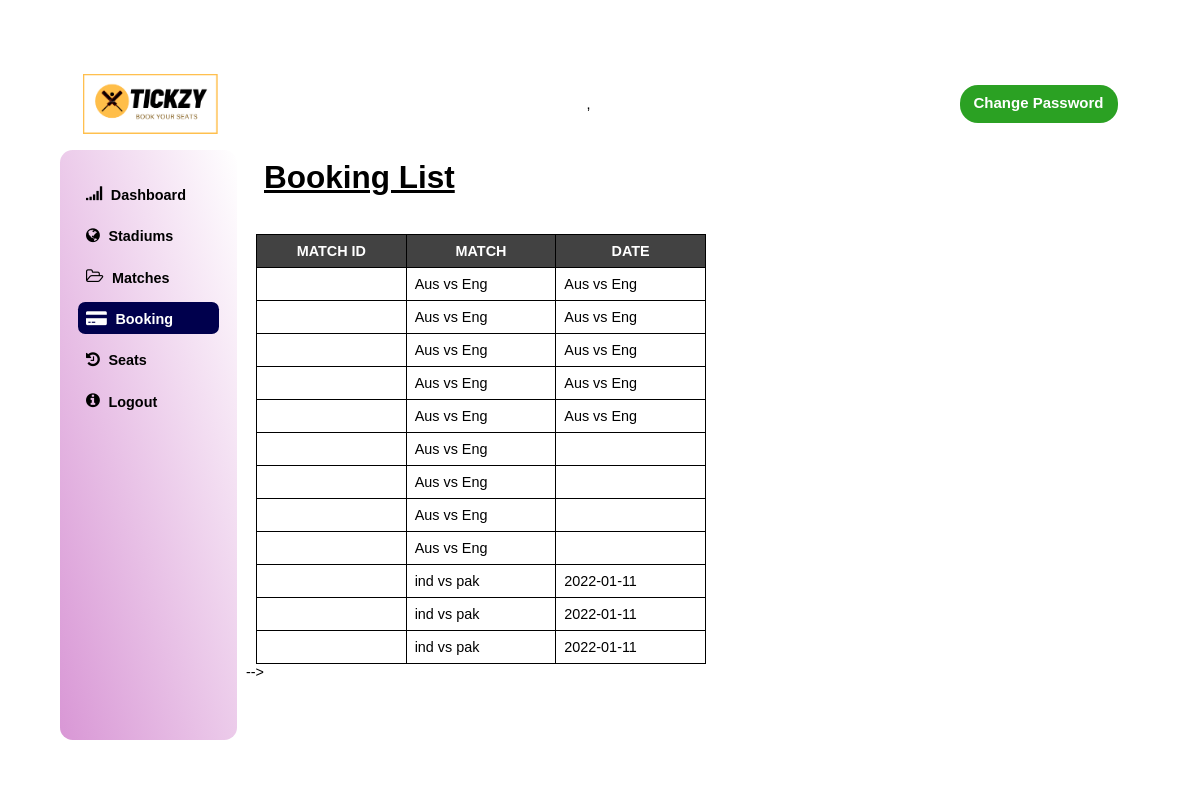
Page /admin/booking.php on the committed database.
### tables this page shows
CREATE TABLE `book` (
  `booking_id` int(100) NOT NULL,
  `match1` varchar(100) NOT NULL,
  `date` varchar(100) NOT NULL,
  `accomodation` varchar(100) NOT NULL
);

### admin/booking.php (the view, shortened to what this page needs)
<!DOCTYPE html>
<html lang="en">
<head>
    <link rel="stylesheet" type="text/css"
    href="https://stackpath.bootstrapcdn.com/font-awesome/4.7.0/css/font-awesome.min.css">
    <link rel="stylesheet" href="dashboard.css">
</head>
<body>
    <div class="container">
        <div class="navbar">
            <div class="logo d">
                <img src="../images/Tickzy cropped.png" width="36px" alt="Tickzy">
            </div>
           ,
            <div class="navitem d">
                <div class="account">
                    <a class='btn3' href='changepswd.php'>Change Password</a>
                </div>
            </div>
        </div>
        <div class="sidebar bg">
            <ul>
                <div class="toggle">
                <li >
                    <i class="fa fa-signal"></i>
                    <a href="dashboard.html">Dashboard</a>
                </li>
                <li>
                    <i class="fa fa-globe"></i>
                    <a href="stadium.html">Stadiums</a>
                </li>
                <li>
                    <i class="fa fa-folder-open-o"></i>
                    <a href="matches.php">Matches</a>
                </li>
                <li  Class="dashboard">
                    <i class="fa fa-credit-card-alt"></i>
                    <a href="#">Booking</a>
                </li>
                <li>
                    <i class="fa fa-history"></i>
                    <a href="seats.php">Seats</a>
                </li>
                <li>
                    <i class="fa fa-info-circle"></i>
                    <a href="logout.html">Logout</a>
                </li>
            </div>
            </ul>
        </div>
        <div class="header">
            <div class="tittle">
                <h1>Booking List</h1>
            </div>
        </div>
        <div>
            <table class="">
                <thead>
                <tr>
                    <th>MATCH ID</th>
                    <th>MATCH</th>
                    <th>DATE</th>
                </tr>
                </thead>
            <?php
                include ("../Database file/dbconnect.php");
                $sql = "SELECT * FROM `book`";
                $result = mysqli_query($conn, $sql);
                $num = mysqli_num_rows($result);
                if($num> 0){
                    while($row = mysqli_fetch_assoc($result)){
                        echo "
                        <tr>
                            <td>".$row['match_id']."</td>
                            <td>".$row['match1']."</td>
                            <td>".$row['date']."</td>
                        </tr>
                        ";
                    }
                }
            ?>
            </table>
            -->
        </div>
    </div>
</body>
</html>

### admin/dashboard.css (style rules this page uses)
* { padding: 0; margin: 0; font-family: sans-serif; font-size: 1.6rem; list-style: none; text-decoration: none; user-select: none; }
html { font-size: 9px; }
.fa { color: #33cc33; }
body { display: flex; justify-content: center; align-items: center; min-height: 100vh; background: url("3468697.jpg"); background-size: cover; background-position: center; }
.container { display: grid; grid-template-columns: .6fr 2.5fr .5fr; grid-template-rows: .2fr .2fr 1.3fr; grid-template-areas: "navbar navbar navbar" "sidebar header header " "sidebar data data" "sidebar data data" "sidebar data data"; grid-gap: 1rem; padding: 2rem; width: 90%; min-height: 85vh; background: linear-gradient(to top right, rgba(255, 255, 255, 0.76), rgba(255, 255, 255, 0.658)); border-radius: 1.4rem; }
.container .bg { background: linear-gradient(to top right, rgba(196, 95, 191, 0.651), rgba(255, 255, 255, 0.719)); border-radius: 1.4rem; }
.navbar { grid-area: navbar; }
.sidebar { grid-area: sidebar; }
.header { grid-area: header; }
.container .navbar { display: flex; justify-content: space-between; align-items: center; padding: .8rem 2.5rem; margin-top: .8rem; }
.container .navbar .logo { display: flex; align-items: center; }
.container .navbar .logo img { width: 15rem; animation: rotate 8s linear infinite; border-radius: 0%; }
.navbar .navitem .account { position: relative; display: flex; align-items: center; }
.sidebar { padding: 2rem; }
.sidebar .fa { color: #000; font-size: 1.8rem; padding: .5rem; }
.sidebar ul li { padding: .4rem; margin: 1rem 0; border-radius: .8rem; }
.sidebar ul li a { color: #000; text-transform: capitalize; font-weight: 700; }
.sidebar ul .dashboard { background: #00004d; color: #fff; }
.sidebar ul .dashboard a { color: #fff; }
.sidebar ul .dashboard .fa { color: #fff; }
.header { position:relative; }
.header .tittle { position: absolute; top: 1rem; left: 2rem; }
.header .tittle h1 { font-size: 3.5rem; font-weight: bold; text-decoration: underline; }
th, td { border: 1px solid black; padding: 8px; }
thead th { width: 20%; }
table { border-collapse: collapse; background-color: rgba(255, 255, 255, 0.918); margin-left: 10px; }
thead { background-color: rgba(51, 51, 51, 0.924); color: white; font-size: 0.875rem; letter-spacing: 2%; }
.btn3 { display: block; width: 140px; height: 20px; background: #2ba123; padding: 9px; text-align: center; border-radius: 18px; color: white; font-weight: bold; font-size: 15px; }

### rows in the picture
book: match1 "Aus vs Eng", date "Aus vs Eng"
book: match1 "Aus vs Eng", date "Aus vs Eng"
book: match1 "Aus vs Eng", date "Aus vs Eng"
book: match1 "Aus vs Eng", date "Aus vs Eng"
book: match1 "Aus vs Eng", date "Aus vs Eng"
book: match1 "Aus vs Eng"
book: match1 "Aus vs Eng"
book: match1 "Aus vs Eng"
book: match1 "Aus vs Eng"
book: match1 "ind vs pak", date "2022-01-11"
book: match1 "ind vs pak", date "2022-01-11"
book: match1 "ind vs pak", date "2022-01-11"
